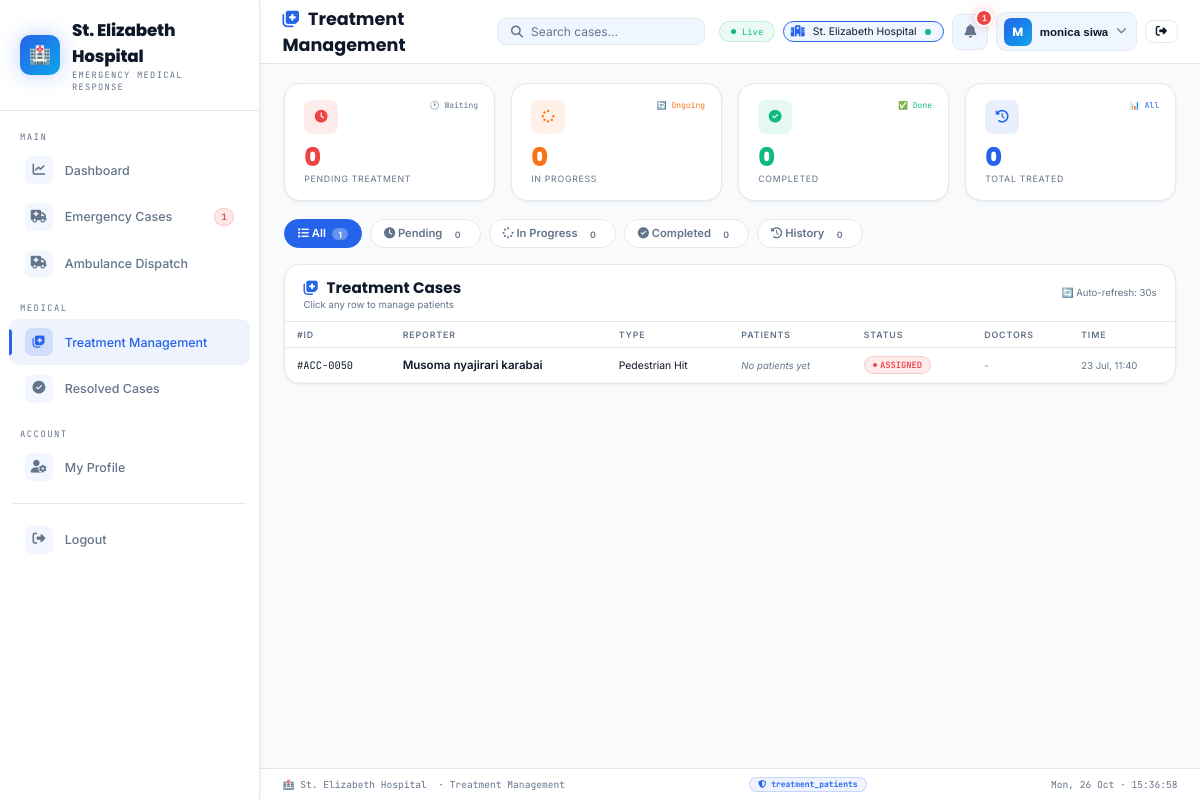
Page /hospital/treatment.php?error=missing_accident (signed in) on the committed database.
### tables this page shows
CREATE TABLE `users` (
  `id` int(11) NOT NULL,
  `full_name` varchar(100) DEFAULT NULL,
  `phone` varchar(20) DEFAULT NULL,
  `email` varchar(100) DEFAULT NULL,
  `password` varchar(255) DEFAULT NULL,
  `role` enum('admin','police','hospital','citizen') DEFAULT 'citizen',
  `police_station_id` int(11) DEFAULT NULL,
  `hospital_station_id` int(11) DEFAULT NULL,
  `approval_status` enum('pending','approved','rejected') DEFAULT 'pending',
  `created_at` timestamp NOT NULL DEFAULT current_timestamp()
);

CREATE TABLE `hospital_stations` (
  `id` int(11) NOT NULL,
  `name` varchar(100) NOT NULL,
  `location` varchar(200) DEFAULT NULL,
  `phone` varchar(20) DEFAULT NULL,
  `email` varchar(100) DEFAULT NULL,
  `region` varchar(100) DEFAULT NULL,
  `latitude` decimal(10,8) DEFAULT NULL,
  `longitude` decimal(11,8) DEFAULT NULL,
  `is_active` tinyint(1) DEFAULT 1,
  `created_at` timestamp NOT NULL DEFAULT current_timestamp(),
  `updated_at` timestamp NOT NULL DEFAULT current_timestamp() ON UPDATE current_timestamp()
);

CREATE TABLE `accidents` (
  `id` int(11) NOT NULL,
  `reporter_name` varchar(100) NOT NULL,
  `reporter_phone` varchar(20) NOT NULL,
  `reporter_email` varchar(100) DEFAULT NULL,
  `accident_type` varchar(100) NOT NULL,
  `injuries` int(11) DEFAULT 0,
  `hazards` text DEFAULT NULL,
  `description` text DEFAULT NULL,
  `photo_path` varchar(255) DEFAULT NULL,
  `images` text DEFAULT NULL,
  `latitude` decimal(10,8) NOT NULL,
  `longitude` decimal(11,8) NOT NULL,
  `location_description` text DEFAULT NULL,
  `old_status` enum('pending','assigned','dispatched','resolved','false_alarm') DEFAULT 'pending',
  `police_status` enum('pending','assigned','dispatched','arrived','resolved','false_alarm') DEFAULT 'pending',
  `hospital_status` enum('pending','assigned','preparing','ambulance_dispatched','patient_received','treated','closed') DEFAULT 'pending',
  `assigned_police_id` int(11) DEFAULT NULL,
  `assigned_hospital_id` int(11) DEFAULT NULL,
  `created_at` timestamp NOT NULL DEFAULT current_timestamp()
);

### hospital/treatment.php (the view, shortened to what this page needs)
<?php
include __DIR__ . '/../connection.php';
function is_active($page) {
    return basename($_SERVER['PHP_SELF']) === $page ? 'active' : '';
}
$hospital_id = $_SESSION['user_id'];
$user_query = $conn->query("
    SELECT u.*, hs.id as station_id, hs.name as station_name, hs.location, hs.phone as station_phone
    FROM users u
    LEFT JOIN hospital_stations hs ON u.hospital_station_id = hs.id
    WHERE u.id = $hospital_id
");
$user = $user_query->fetch_assoc();
$hospital_station = $user['station_name'] ?? 'Hospital Station';
$hospital_station_id = $user['station_id'] ?? null;
$stats_query = $conn->query("
    SELECT
        (SELECT COUNT(*) FROM accidents
         WHERE assigned_hospital_id = $hospital_station_id
         AND hospital_status = 'patient_received') as pending_treatment,
        (SELECT COUNT(*) FROM treatment_patients tp
         JOIN accidents a ON tp.accident_id = a.id
         WHERE tp.hospital_station_id = $hospital_station_id
         AND tp.treatment_status = 'in_progress') as in_progress,
        (SELECT COUNT(*) FROM treatment_patients tp
         JOIN accidents a ON tp.accident_id = a.id
         WHERE tp.hospital_station_id = $hospital_station_id
         AND tp.treatment_status = 'completed') as completed,
        (SELECT COUNT(*) FROM accidents
         WHERE assigned_hospital_id = $hospital_station_id
         AND hospital_status IN ('treated', 'closed')) as total_treated
");
$stats = $stats_query->fetch_assoc();
$stats['pending_treatment'] = $stats['pending_treatment'] ?? 0;
$stats['in_progress'] = $stats['in_progress'] ?? 0;
$stats['completed'] = $stats['completed'] ?? 0;
$stats['total_treated'] = $stats['total_treated'] ?? 0;
$filter = isset($_GET['filter']) ? $_GET['filter'] : 'all';
$where_clause = "a.assigned_hospital_id = $hospital_station_id AND a.hospital_status IN ('assigned', 'patient_received', 'treated', 'closed')";
$cases_query = $conn->query("
    SELECT
        a.id as accident_id,
        a.accident_type,
        a.location_description,
        a.injuries,
        a.reporter_name,
        a.reporter_phone,
        a.created_at as received_at,
        a.hospital_status,
        COUNT(tp.id) as patient_count,
        SUM(CASE WHEN tp.treatment_status = 'completed' THEN 1 ELSE 0 END) as completed_patients,
        SUM(CASE WHEN tp.treatment_status = 'in_progress' THEN 1 ELSE 0 END) as in_progress_patients,
        SUM(CASE WHEN tp.treatment_status = 'pending' THEN 1 ELSE 0 END) as pending_patients,
        GROUP_CONCAT(DISTINCT tp.doctor_name SEPARATOR ', ') as doctor_names,
        GROUP_CONCAT(DISTINCT tp.patient_name SEPARATOR ', ') as patient_names
    FROM accidents a
    LEFT JOIN treatment_patients tp ON a.id = tp.accident_id
    WHERE $where_clause
    GROUP BY a.id
    ORDER BY a.created_at DESC
");
$pending_notifications = $conn->query("
    SELECT id, accident_type, location_description, created_at, reporter_name, injuries, hospital_status as status
    FROM accidents
    WHERE assigned_hospital_id = $hospital_station_id
    AND hospital_status = 'assigned'
    ORDER BY created_at DESC LIMIT 10
");
$pending_count = $pending_notifications ? $pending_notifications->num_rows : 0;
$admin_name = htmlspecialchars($_SESSION['name'] ?? 'Hospital Staff');
$admin_init = strtoupper(substr($admin_name, 0, 1));
?>
<!DOCTYPE html>
<html lang="en">
<head>
<link rel="stylesheet" href="https://cdnjs.cloudflare.com/ajax/libs/font-awesome/6.5.0/css/all.min.css"/>
</head>
<body>
<div class="shell">
<aside class="sidebar">
  <a href="dashboard.php" class="sb-brand">
    <div class="sb-logo">🏥</div>
    <div><div class="sb-title"><?= htmlspecialchars($hospital_station) ?></div>
      <div class="sb-sub">Emergency Medical Response</div></div>
  </a>
  <nav class="sb-nav">
    <div class="sb-sect">Main</div>
    <a href="dashboard.php" class="sb-item <?= is_active('dashboard.php') ?>">
      <span class="sb-ic"><i class="fas fa-chart-line"></i></span> Dashboard
    </a>
    <a href="emergencies.php" class="sb-item <?= is_active('emergencies.php') ?>">
      <span class="sb-ic"><i class="fas fa-ambulance"></i></span> Emergency Cases
      <?php if($pending_count > 0): ?>
        <span class="sb-badge red"><?= $pending_count ?></span>
      <?php endif; ?>
    </a>
    <a href="ambulance.php" class="sb-item <?= is_active('ambulance.php') ?>">
      <span class="sb-ic"><i class="fas fa-truck-medical"></i></span> Ambulance Dispatch
    </a>
    <div class="sb-sect" style="margin-top:.4rem">Medical</div>
    <a href="treatment.php" class="sb-item active">
      <span class="sb-ic"><i class="fas fa-notes-medical"></i></span> Treatment Management
    </a>
    <a href="resolved_cases.php" class="sb-item <?= is_active('resolved_cases.php') ?>">
      <span class="sb-ic"><i class="fas fa-check-circle"></i></span> Resolved Cases
    </a>
    <div class="sb-sect" style="margin-top:.4rem">Account</div>
    <a href="profile.php" class="sb-item <?= is_active('profile.php') ?>">
      <span class="sb-ic"><i class="fas fa-user-cog"></i></span> My Profile
    </a>
    <div style="height:1px;background:var(--border);margin:.8rem .8rem"></div>
    <a href="../logout.php" class="sb-logout-item">
      <span class="sb-ic"><i class="fas fa-sign-out-alt"></i></span> Logout
    </a>
  </nav>
</aside>
<div class="main">
  <div class="topbar">
    <div class="tb-title"><i class="fas fa-notes-medical"></i>Treatment Management</div>
    <div class="tb-search">
      <i class="fas fa-search"></i>
      <input type="text" placeholder="Search cases…" oninput="filterTable(this.value)"/>
    </div>
    <div class="tb-acts">
      <div class="live-pill"><span class="live-dot"></span>Live</div>
      <div class="station-badge">
        <i class="fas fa-hospital"></i>
        <span class="station-name"><?= htmlspecialchars($hospital_station) ?></span>
        <span class="status-dot"></span>
      </div>
      <div class="notif-wrap">
        <button class="notif-btn" onclick="toggleNotif()" id="notificationBell">
          <i class="fas fa-bell"></i>
          <span class="notif-count" id="notifCount" style="<?= $pending_count > 0 ? '' : 'display:none;' ?>">
            <?= $pending_count ?>
          </span>
        </button>
      </div>
      <div class="profile-wrap">
        <button class="profile-btn" id="profileBtn" onclick="toggleProfileDrop()">
          <div class="pa"><?= $admin_init ?></div>
          <span class="pname"><?= $admin_name ?></span>
          <i class="fas fa-chevron-down pchev"></i>
        </button>
      </div>
      <a href="../logout.php" class="tb-btn">
        <i class="fas fa-sign-out-alt"></i>
      </a>
    </div>
  </div>
  <div class="content">
    <div class="stats-row">
      <div class="sc c1">
        <div class="sc-ico"><i class="fas fa-clock"></i></div>
        <div class="sc-num"><?= number_format($stats['pending_treatment'] ?? 0) ?></div>
        <div class="sc-lbl">Pending Treatment</div>
        <div class="sc-tag">🕐 Waiting</div>
      </div>
      <div class="sc c2">
        <div class="sc-ico"><i class="fas fa-spinner"></i></div>
        <div class="sc-num"><?= number_format($stats['in_progress'] ?? 0) ?></div>
        <div class="sc-lbl">In Progress</div>
        <div class="sc-tag" style="color:var(--high)">🔄 Ongoing</div>
      </div>
      <div class="sc c3">
        <div class="sc-ico"><i class="fas fa-check-circle"></i></div>
        <div class="sc-num"><?= number_format($stats['completed'] ?? 0) ?></div>
        <div class="sc-lbl">Completed</div>
        <div class="sc-tag" style="color:var(--success)">✅ Done</div>
      </div>
      <div class="sc c4">
        <div class="sc-ico"><i class="fas fa-history"></i></div>
        <div class="sc-num"><?= number_format($stats['total_treated'] ?? 0) ?></div>
        <div class="sc-lbl">Total Treated</div>
        <div class="sc-tag" style="color:var(--primary)">📊 All</div>
      </div>
    </div>
    <div class="filter-tabs">
      <a href="?filter=all" class="filter-tab <?= $filter === 'all' ? 'active' : '' ?>">
        <i class="fas fa-list"></i> All <span class="count"><?= $cases_query ? $cases_query->num_rows : 0 ?></span>
      </a>
      <a href="?filter=pending" class="filter-tab <?= $filter === 'pending' ? 'active' : '' ?>">
        <i class="fas fa-clock"></i> Pending <span class="count"><?= $stats['pending_treatment'] ?? 0 ?></span>
      </a>
      <a href="?filter=in_progress" class="filter-tab <?= $filter === 'in_progress' ? 'active' : '' ?>">
        <i class="fas fa-spinner"></i> In Progress <span class="count"><?= $stats['in_progress'] ?? 0 ?></span>
      </a>
      <a href="?filter=completed" class="filter-tab <?= $filter === 'completed' ? 'active' : '' ?>">
        <i class="fas fa-check-circle"></i> Completed <span class="count"><?= $stats['completed'] ?? 0 ?></span>
      </a>
      <a href="?filter=history" class="filter-tab <?= $filter === 'history' ? 'active' : '' ?>">
        <i class="fas fa-history"></i> History <span class="count"><?= $stats['total_treated'] ?? 0 ?></span>
      </a>
    </div>
    <div class="panel">
      <div class="ph">
        <div>
          <div class="ph-t"><i class="fas fa-notes-medical"></i>Treatment Cases</div>
          <div style="font-size:.6rem;color:var(--text-muted)">Click any row to manage patients</div>
        </div>
        <span style="font-size:.6rem;color:var(--text-muted)">🔄 Auto-refresh: 30s</span>
      </div>
      <div class="tbl-wrap">
        <table>
          <thead>
            <tr>
              <th>#ID</th>
              <th>Reporter</th>
              <th>Type</th>
              <th>Patients</th>
              <th>Status</th>
              <th>Doctors</th>
              <th>Time</th>
            </tr>
          </thead>
          <tbody id="tableBody">
          <?php if($cases_query && $cases_query->num_rows > 0):
            while($row = $cases_query->fetch_assoc()):
                $total_patients = $row['patient_count'] ?? 0;
                $completed = $row['completed_patients'] ?? 0;
                $pending = $row['pending_patients'] ?? 0;
                $patient_status_class = 'pending-patients';
            ?>
            <tr class="clickable" onclick="window.location.href='treatment_details.php?accident_id=<?= $row['accident_id'] ?>'">
              <td class="td-mono">#ACC-<?= str_pad($row['accident_id'],4,'0',STR_PAD_LEFT) ?></td>
              <td>
                <span style="font-weight:600"><?= htmlspecialchars($row['reporter_name'] ?: 'Unknown') ?></span>
              </td>
              <td style="font-size:.65rem"><?= htmlspecialchars(substr($row['accident_type'] ?? 'Unknown',0,15)) ?></td>
              <td>
                <?php if($total_patients > 0): ?>
                    <div>
                        <span class="patient-count-badge <?= $patient_status_class ?>">
                            <?= $total_patients ?> patient(s)
                        </span>
                        <span style="font-size:.5rem;color:var(--text-muted);display:block;margin-top:2px;">
                            <?= $completed ? $completed : 0 ?> completed · <?= $pending ? $pending : 0 ?> pending
                        </span>
                    </div>
                <?php else: ?>
                    <span class="no-treatment">No patients yet</span>
                <?php endif; ?>
              </td>
              <td>
                <span class="badge <?= $row['hospital_status'] ?>">
                  <span class="badge-dot"></span>
                  <?= str_replace('_', ' ', ucfirst($row['hospital_status'] ?? 'unknown')) ?>
                </span>
              </td>
              <td style="font-size:.6rem;color:var(--text-muted);">
                <?= $row['doctor_names'] ? htmlspecialchars(substr($row['doctor_names'],0,20)) : '-' ?>
              </td>
              <td style="font-size:.6rem;color:var(--text-muted)"><?= date('d M, H:i',strtotime($row['received_at'])) ?></td>
            </tr>
          <?php endwhile; endif; ?>
          </tbody>
        </table>
      </div>
    </div>
  </div>
  <div class="footer">
    <span>🏥 <?= htmlspecialchars($hospital_station) ?> &nbsp;·&nbsp;Treatment Management</span>
    <span class="dual-status-badge"><i class="fas fa-shield-alt"></i> treatment_patients</span>
    <span id="clock"></span>
  </div>
</div>
</div>
</body>
</html>

### rows in the picture
users: hospital_station.name "St. Elizabeth Hospital"
accidents: id "0050", reporter_name "Musoma nyajirari karabai", accident_type "Pedestrian Hit", hospital_status "ASSIGNED", created_at "23 Jul, 11:40"

### other values in the picture
$pending_count "1"
$admin_init "M"
$admin_name "monica siwa"
$stats['pending_treatment'] "0"
$stats['in_progress'] "0"
$stats['completed'] "0"
$stats['total_treated'] "0"
$cases_query->num_rows "1"
